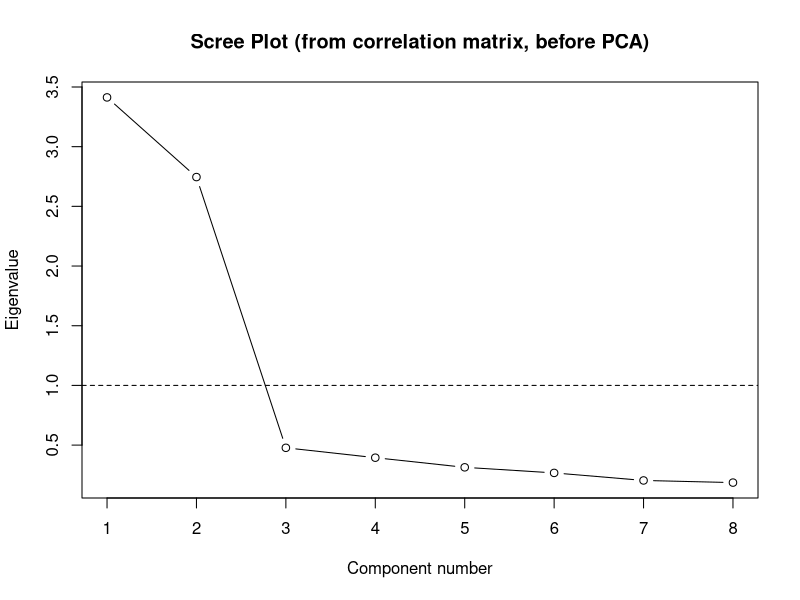
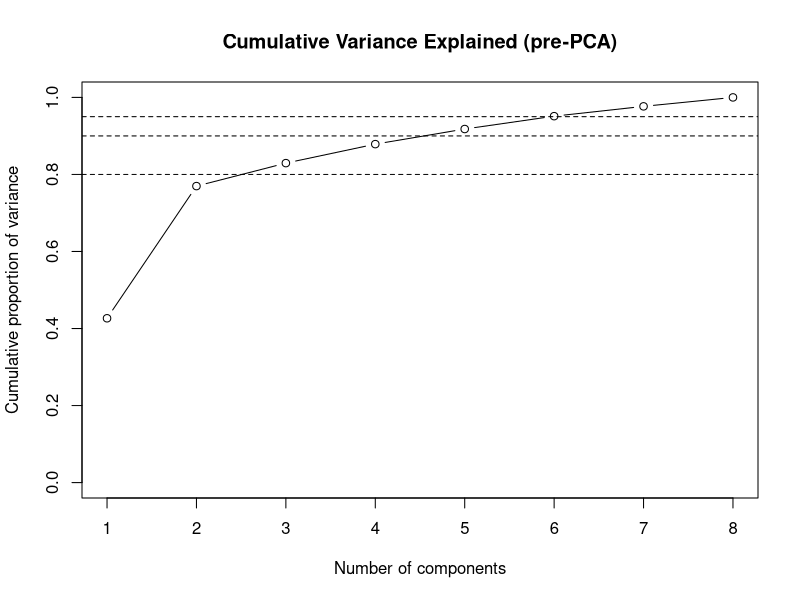
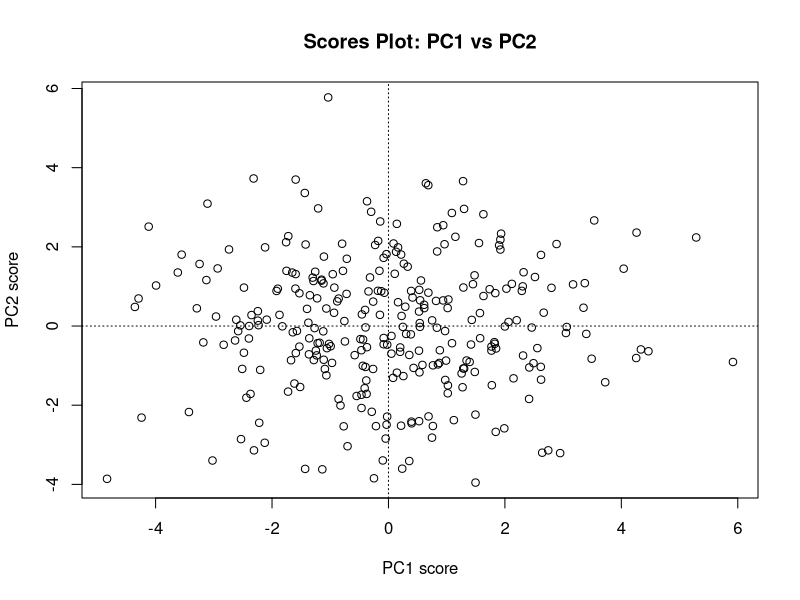

R code for these plots, in order:
# ============================================================
# PCA in R on simulated data
# Scree plot shown *before* running prcomp()
# (via eigenvalues of the sample covariance / correlation matrix)
# ============================================================

set.seed(7670)

# ----------------------------
# 1) Simulate data
# ----------------------------
n <- 300      # observations
p <- 8        # observed variables
k <- 2        # latent dimensions

# Latent factors
Z <- matrix(rnorm(n * k), nrow = n, ncol = k)

# Loading matrix
L <- matrix(0, nrow = p, ncol = k)
L[1:4, 1] <- c(1.2, 1.0, 0.9, 0.7)
L[5:8, 2] <- c(1.1, 1.0, 0.8, 0.6)
L[c(3, 6), ] <- L[c(3, 6), ] +
  matrix(c(0.3, 0.2,
           0.2, 0.3), nrow = 2, byrow = TRUE)

# Noise
sigma_eps <- 0.6
E <- matrix(rnorm(n * p, sd = sigma_eps), nrow = n, ncol = p)

# Observed data
X <- Z %*% t(L) + E
colnames(X) <- paste0("X", 1:p)
X_df <- as.data.frame(X)

# ----------------------------
# 2) Scree plot BEFORE PCA
# ----------------------------
# Decide whether we want PCA on covariance or correlation
# Here: correlation matrix (i.e., standardized variables)
X_scaled <- scale(X_df, center = TRUE, scale = TRUE)

# Sample correlation matrix
R <- cor(X_scaled)

# Eigenvalues of R
eig_pre <- eigen(R, symmetric = TRUE)$values

# Scree plot
plot(eig_pre, type = "b",
     xlab = "Component number",
     ylab = "Eigenvalue",
     main = "Scree Plot (from correlation matrix, before PCA)")
abline(h = 1, lty = 2)   # Kaiser rule reference

# Cumulative variance explained (pre-PCA)
pve_pre <- eig_pre / sum(eig_pre)
cum_pve_pre <- cumsum(pve_pre)

plot(cum_pve_pre, type = "b", ylim = c(0, 1),
     xlab = "Number of components",
     ylab = "Cumulative proportion of variance",
     main = "Cumulative Variance Explained (pre-PCA)")
abline(h = c(0.8, 0.9, 0.95), lty = 2)

# At this point, one would typically decide how many PCs to retain.

# ----------------------------
# 3) Now actually run PCA
# ----------------------------
pca <- prcomp(X_df, center = TRUE, scale. = TRUE)

# Summary
summary(pca)

# ----------------------------
# 4) Loadings and scores
# ----------------------------
# Loadings (rotation)
round(pca$rotation[, 1:2], 3)

# Scores
scores <- as.data.frame(pca$x)

plot(scores$PC1, scores$PC2,
     xlab = "PC1 score", ylab = "PC2 score",
     main = "Scores Plot: PC1 vs PC2")
abline(h = 0, v = 0, lty = 3)

# ----------------------------
# 5) Check consistency: eigenvalues vs prcomp
# ----------------------------
# Eigenvalues from prcomp (should match eig_pre)
eig_post <- pca$sdev^2

cbind(
  pre_PCA = round(eig_pre, 4),
  post_PCA = round(eig_post, 4)
)

# ----------------------------
# Notes
# ----------------------------
# - The scree plot does NOT require running PCA via prcomp().
#   It only requires the eigenvalues of the sample covariance or correlation matrix.
# - prcomp() is then used to obtain scores, loadings, and projections.
# - This mirrors how PCA is often motivated pedagogically:
#   (1) inspect eigenvalues → (2) choose dimension → (3) compute PCs.
